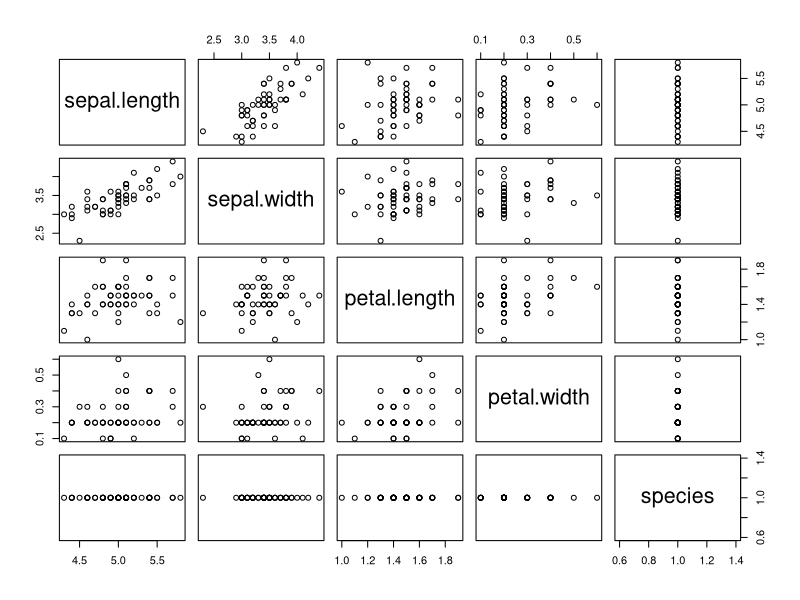
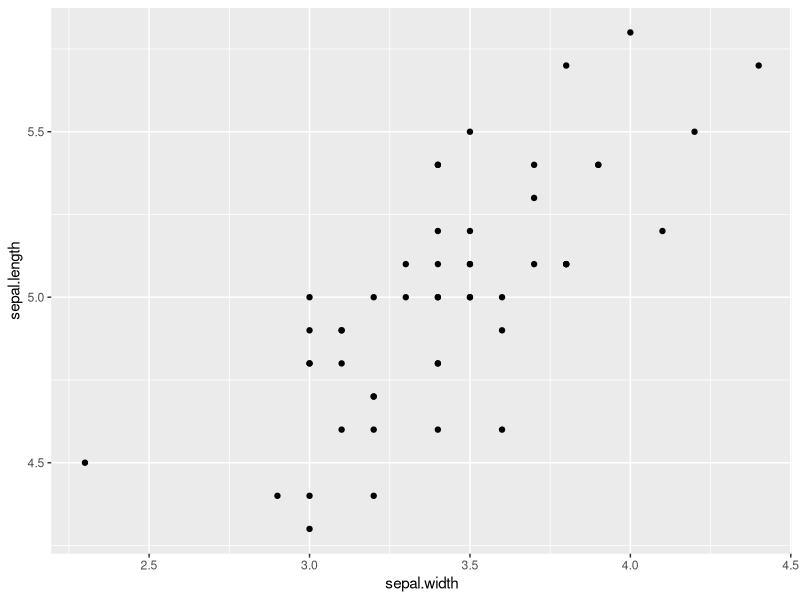
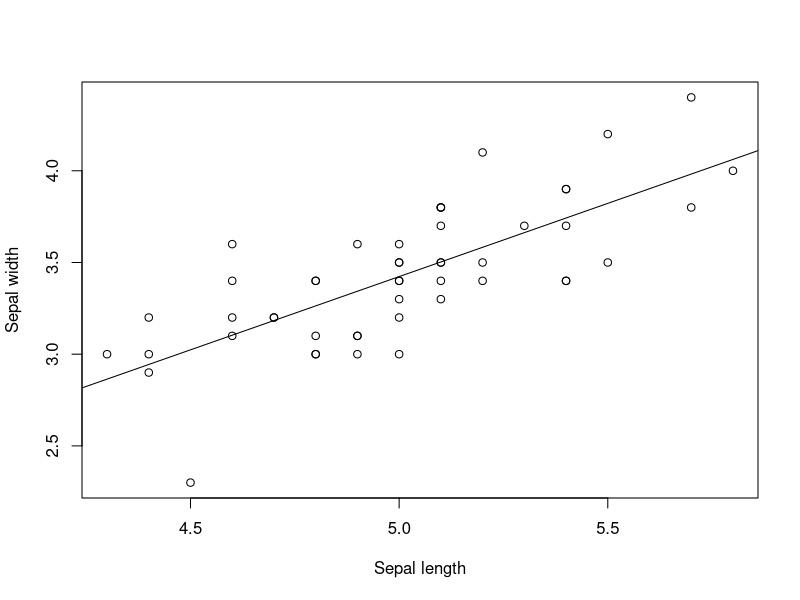
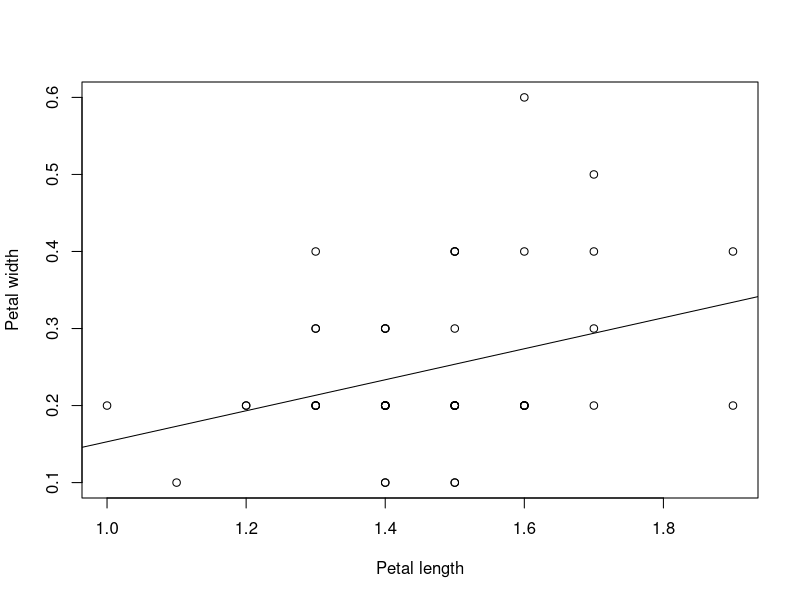

R code for these plots, in order:
library(datasets)
library(dplyr)
library(ggplot2)

data(iris)
summary(iris)
names(iris) <- tolower(names(iris))

Setosa <- filter(iris, species == "setosa")
Virginica <- filter(iris, species == "virginica")
Versicolor <- filter(iris, species == "versicolor")


############
## SETOSA ##
############

pairs(Setosa) # looking for a linear relation

  ## SEPAL:
  ## ======

cor(Setosa$sepal.width, Setosa$sepal.length) # 0.4572278

ggplot(Setosa, aes(x = sepal.width, y = sepal.length)) + geom_point()

regresion <- lm(sepal.width ~ sepal.length, data = Setosa) # sepal.width in function of sepal.length
summary(regresion)

plot(x = Setosa$sepal.length, y = Setosa$sepal.width, xlab = "Sepal length", ylab = "Sepal width")
abline(regresion)

#regresion$coefficients

#ggplot(Setosa, aes(x = sepal.width, y = sepal.length)) + geom_point()
#+ geom_abline(aes(intercept = 1.4463054, slope = 0.2318905))


  ## PETAL:
  ## ======

cor(Setosa$petal.width, Setosa$petal.length) # 0.3221082

regresion <- lm(petal.width ~ petal.length, data = Setosa)   # width in function of lenght
summary(regresion)

plot(x = Setosa$petal.length, y = Setosa$petal.width, xlab = "Petal length", ylab = "Petal width")
abline(regresion)


###############
## VIRGINICA ##
###############


  ## SEPAL:
  ## ======

  ## PETAL:
  ## ======


################
## VERSICOLOR ##
################


  ## SEPAL:
  ## ======

  
  ## PETAL:
  ## ======

